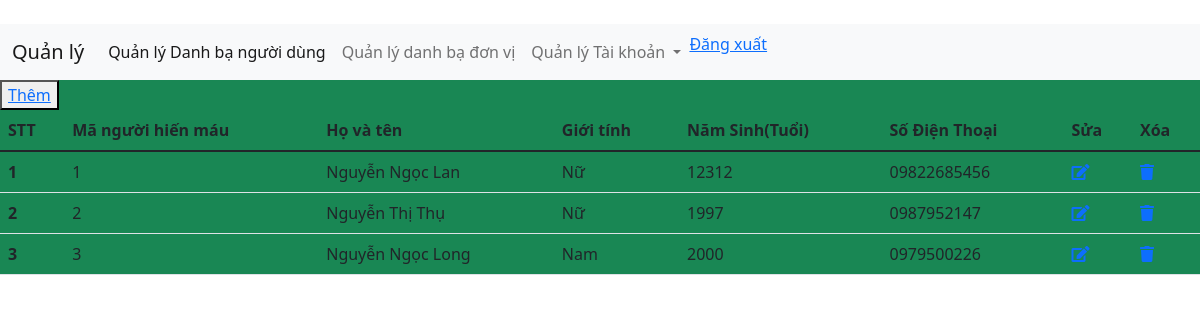
The page / on the database its author committed.
### tables this page shows
CREATE TABLE `blood_donor` (
  `bd_id` int(11) NOT NULL,
  `bd_name` varchar(255) DEFAULT NULL,
  `bd_sex` varchar(255) DEFAULT NULL,
  `bd_age` int(11) DEFAULT NULL,
  `bd_bgroup` char(10) DEFAULT NULL,
  `bd_reg_date` date DEFAULT NULL,
  `bd_phno` varchar(13) DEFAULT NULL
);

### index.php (the view, shortened to what this page needs)
<!doctype html>
<html lang="en">
  <head>
    <link href="https://cdn.jsdelivr.net/npm/bootstrap@5.1.1/dist/css/bootstrap.min.css" rel="stylesheet">
    <link rel="stylesheet" href="https://cdnjs.cloudflare.com/ajax/libs/font-awesome/5.15.4/css/all.min.css">
  </head>
  <body>
    <div class="container_fliud">
        <div class="row-header">
            <div class="col-md-12">
            </div>
        </div>
        <div class="row-nav-menu">
            <nav class="navbar navbar-expand-lg navbar-light bg-light">
                <div class="container-fluid">
                    <a class="navbar-brand" href="#">Quản lý</a>
                    <div class="collapse navbar-collapse" id="navbarSupportedContent">
                    <ul class="navbar-nav me-auto mb-2 mb-lg-0">
                        <li class="nav-item">
                        <a class="nav-link active" aria-current="page" href="#">Quản lý Danh bạ người dùng</a>
                        </li>
                        <li class="nav-item">
                        <a class="nav-link" href="#">Quản lý danh bạ đơn vị</a>
                        </li>
                        <li class="nav-item dropdown">
                        <a class="nav-link dropdown-toggle" href="#" id="navbarDropdown" role="button" data-bs-toggle="dropdown" aria-expanded="false">
                            Quản lý Tài khoản
                        </a>
                        </li>
                        <?php
                            echo "<a href='logout.php'>Đăng xuất</a>";
                        ?>
                    </ul>
                    </div>
                </div>
            </nav>
                <div class="col-md-12 bg-success">
                    <div>
                        <button ><a href="http://localhost:88/KTGK/admin/Add.php">Thêm</a></button>
                    </div>
                    <table class="table">
                        <thead>
                            <tr>
                            <th scope="col">STT</th>
                            <th scope="col">Mã người hiến máu</th>
                            <th scope="col">Họ và tên</th>
                            <th scope="col">Giới tính</th>
                            <th scope="col">Năm Sinh(Tuổi)</th>
                            <th scope="col">Số Điện Thoại</th>
                            <th scope="col">Sửa</th>
                            <th scope="col">Xóa</th>
                            </tr>
                        </thead>
                        <tbody>
                            <?php
                                $conn = mysqli_connect('localhost','root','','ktgk_61ht');
                                $sql = "SELECT * from blood_donor";
                                $result = mysqli_query($conn,$sql);
                                if(mysqli_num_rows($result) > 0){
                                    $i=1;
                                    while($row = mysqli_fetch_assoc($result)){
                            ?>
                            <tr>
                            <th scope="row"><?php echo $i; ?> </th>
                            <td><?php echo $row['bd_id']; ?> </td>
                            <td><?php echo $row['bd_name']; ?> </td>
                            <td><?php echo $row['bd_sex']; ?> </td>
                            <td><?php echo $row['bd_age']; ?> </td>
                            <td><?php echo $row['bd_phno']; ?> </td>
                            <td><a href="sua.php?bd_id=<?php echo $row['bd_id']; ?>"><i class="fas fa-edit"></i></a></td>
                            <td><a href="delete.php?bd_id=<?php echo $row['bd_id']; ?>"><i class="fas fa-trash"></i></a></td>
                            </tr>
                            <?php
                                $i++;
                                }
                            }
                            ?>
                        </tbody>
                        </table>
                </div>
            </div>
        </div>

### rows shown on the page
blood_donor: bd_id "1", bd_name "Nguyễn Ngọc Lan", bd_sex "Nữ", bd_age "12312", bd_phno "09822685456"
blood_donor: bd_id "2", bd_name "Nguyễn Thị Thụ", bd_sex "Nữ", bd_age "1997", bd_phno "0987952147"
blood_donor: bd_id "3", bd_name "Nguyễn Ngọc Long", bd_sex "Nam", bd_age "2000", bd_phno "0979500226"
